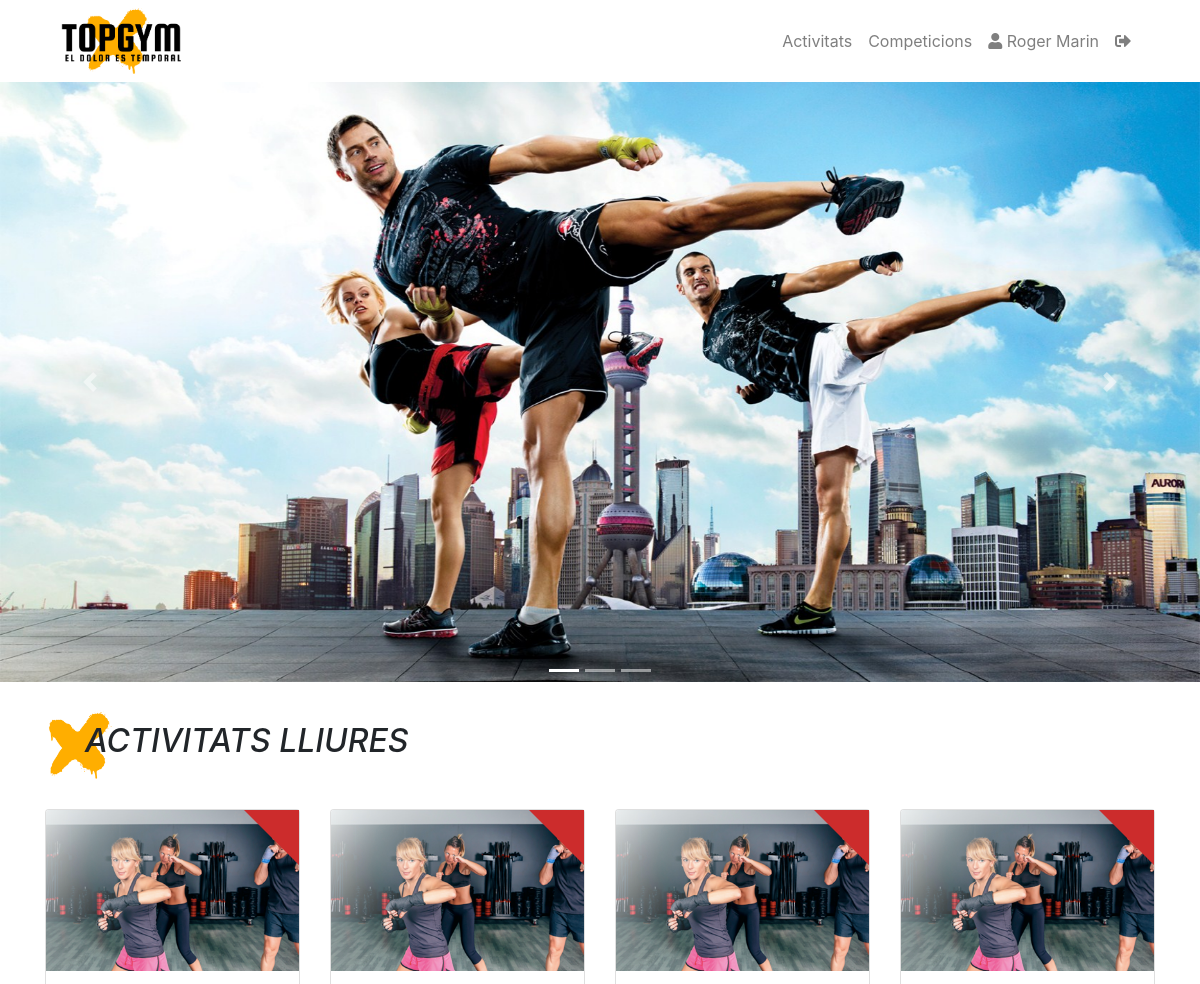
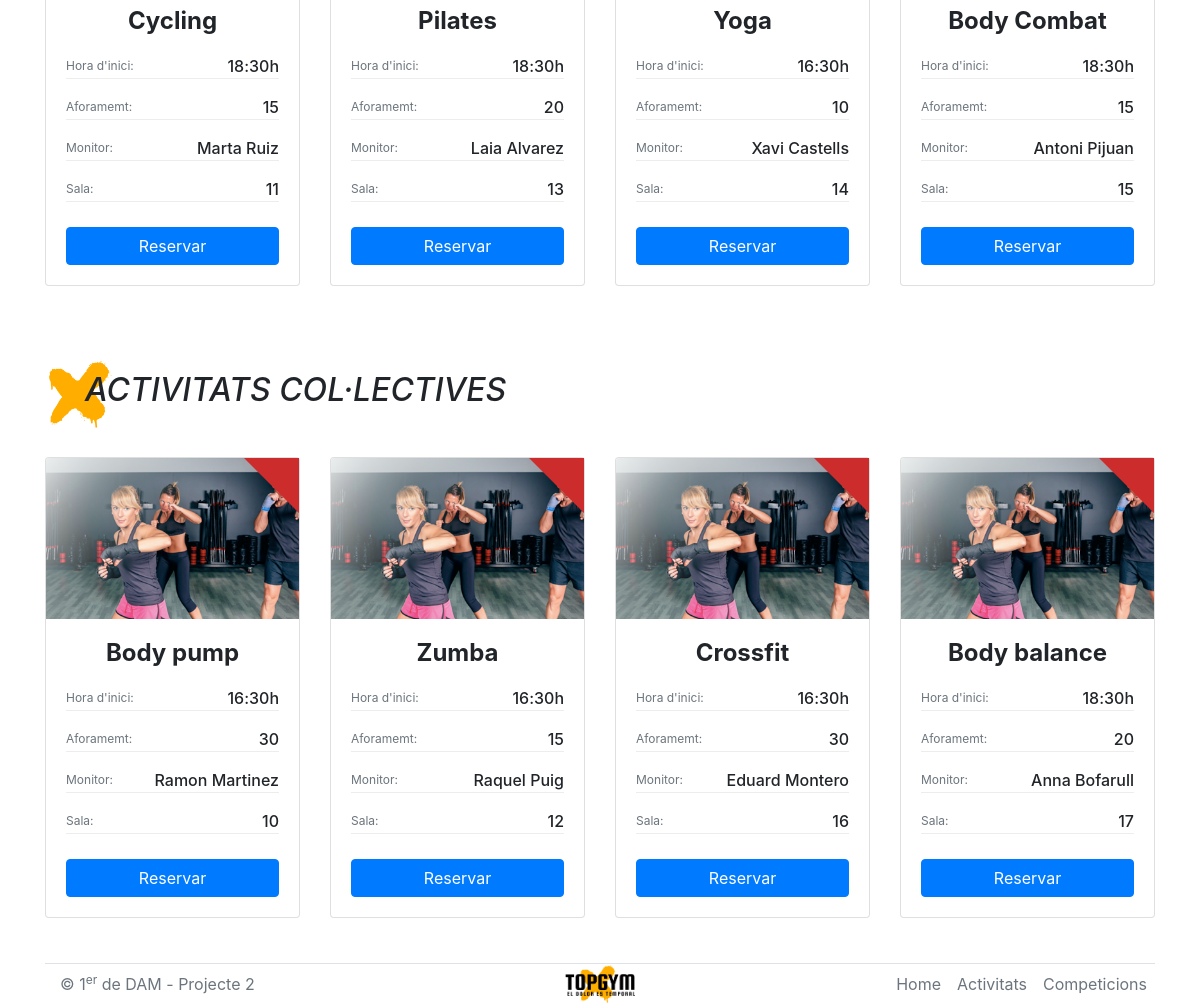
The app's page /index.php (signed in) with its own data (2 pictures, top to bottom).
### tables this page shows
create table activitat (
id integer auto_increment,
nom VARCHAR (255) not null,
descripcio VARCHAR (255),
color VARCHAR (50) not null,
durada_sessio integer not null,  
primary key (id)
);

create table sala (
num integer,
descripcio varchar(255),
aforament_max int not null,
primary key (num)
);

create table monitor (
dni varchar(9),
nom varchar(30) not null,
cognom varchar(30) not null,
tel_personal integer(9) not null,
tel_fix integer(9),
salari double not null,
num integer,
primary key (dni),
FOREIGN KEY (num) REFERENCES sala(num)
);

### php.php (called while the page is built, shortened)
<?php
    function con() {
        $con = new mysqli('localhost', 'root', 'root', 'db_gimnas', '3307');
        return $con;
    }
    function infoActivitatsLliures() {
        $sql = "SELECT a.nom AS activitat, TIME_FORMAT(b.hora, '%H:%i') AS hora, c.num, c.aforament_max, d.nom, d.cognom, a.color
                FROM activitat a, es_fa b, sala c, monitor d
                WHERE a.id = b.id AND
                b.num = c.num AND
                d.num = c.num AND
                a.id IN
                    (SELECT *
                    FROM activitat_lliure)";
        $result = con()->query($sql);
        return $result;
    }
    function infoActivitatsColectives() {
        $sql = "SELECT a.nom AS activitat, TIME_FORMAT(b.hora, '%H:%i') AS hora, c.num, c.aforament_max, d.nom, d.cognom, a.color
                FROM activitat a, es_fa b, sala c, monitor d
                WHERE a.id = b.id AND
                b.num = c.num AND
                d.num = c.num AND
                a.id IN
                    (SELECT *
                    FROM activitat_colectiva);";
        $result = con()->query($sql);
        return $result;
    }
?>

### index.php (the view, shortened to what this page needs)
<?php
    include 'php.php';
?>
<!DOCTYPE html>
<html lang="es">
<head>
    <link rel="stylesheet" href="src/css/reset.css"/>
    <link rel="stylesheet" href="src/css/bootstrap-4.6.1/bootstrap.min.css"/>
    <link rel="stylesheet" href="src/css/fontawesome/all.min.css"/>
    <link rel="stylesheet" href="src/css/style.css"/>
</head>
<body>
    <header>
        <div class="container">
            <nav class="navbar navbar-light navbar-expand-sm">
                <a class="logo" href="index.php">
                    <img src="src/img/logo-v4.png" class="img-fluid" alt="Top gym - El dolor es temporal">
                </a>
                <div class="collapse navbar-collapse justify-content-sm-end" id="burguerMenu">
                    <ul class="navbar-nav">
                        <li class="nav-item">
                            <a class="nav-link" href="#activitats">Activitats</a>
                        </li>
                        <li class="nav-item">
                            <a class="nav-link" href="competicions.xml">Competicions</a>
                        </li>
                        <?php if (empty($_SESSION['usuari'])) {?>
                        <li class="nav-item">
                            <a class="nav-link" href="login.php">Entrar</a>
                        </li>
                        <?php } else {?>
                        <li class="nav-item">
                            <a class="nav-link" href="fitxa.php"><i class="fa fa-user" aria-hidden="true"></i><?php echo ' ' .$_SESSION['nom'] . ' ' . $_SESSION['cognom'] ?></a>
                        </li>
                        <?php }?>
                        <?php if (!empty($_SESSION['usuari'])) {?>
                        <li class="nav-item">
                            <a class="nav-link" href="tancar.php">
                                <i class="fas fa-sign-out-alt"></i>
                            </a>
                        </li>
                        <?php }?>
                    </ul>
                </div>
            </nav>
        </div>
    </header>
    <main>
        <div id="carouselIndicators" class="carousel slide" data-ride="carousel">
            <ol class="carousel-indicators">
                <li data-target="#carouselIndicators" data-slide-to="0" class="active"></li>
                <li data-target="#carouselIndicators" data-slide-to="1"></li>
                <li data-target="#carouselIndicators" data-slide-to="2"></li>
            </ol>
            <div class="carousel-inner">
                <div class="carousel-item active">
                    <img class="d-block w-100" src="src/img/slider-1.jpg" alt="First slide">
                </div>
            </div>
            <a class="carousel-control-prev" href="#carouselIndicators" role="button" data-slide="prev">
                <span class="carousel-control-prev-icon" aria-hidden="true"></span>
            </a>
            <a class="carousel-control-next" href="#carouselIndicators" role="button" data-slide="next">
                <span class="carousel-control-next-icon" aria-hidden="true"></span>
            </a>
        </div>
        <div class="container" id="activitats">
            <div class="home-title">
                <h2>Activitats lliures</h2>
            </div>
            <section class="row card-section">
            <?php $result = infoActivitatsLliures(); while ($row = $result->fetch_assoc()) { ?>
                <div class="col-12 col-sm-6 col-md-3">
                    <div class="card" >
                        <figure>
                            <img src="src/img/x.png" class="card-img-top " alt="...">
                            <span class="color-x"></span>
                        </figure>
                        <div class="card-body">
                            <h2 class="h4"><?php echo $row['activitat']?></h2>
                            <p class="card-text"><span class="text-muted text-size-sm">Hora d'inici:</span><span><?php echo $row['hora'] . 'h'?></span></p>
                            <p class="card-text"><span class="text-muted text-size-sm">Aforamemt:</span><span><?php echo $row['aforament_max']?></span></p>
                            <p class="card-text"><span class="text-muted text-size-sm">Monitor:</span><span><?php echo $row['nom'] . ' ' . $row['cognom']?></span></p>
                            <p class="card-text"><span class="text-muted text-size-sm">Sala:</span><span><?php echo $row['num']?></span></p>
                            <button class="btn btn-primary" type="button">
                                Reservar
                            </button>
                        </div>
                      </div>
                </div>
            <?php }?>
            </section>
            <div class="home-title">
                <h2>Activitats col·lectives</h2>
            </div>
            <section class="row card-section">
            <?php $result = infoActivitatsColectives(); while ($row = $result->fetch_assoc()) { ?>
                <div class="col-12 col-sm-6 col-md-3">
                    <div class="card" >
                    <figure>
                            <img src="src/img/x.png" class="card-img-top " alt="...">
                            <span class="color-x"></span>
                        </figure>
                        <div class="card-body">
                            <h2 class="h4"><?php echo $row['activitat']?></h2>
                            <p class="card-text"><span class="text-muted text-size-sm">Hora d'inici:</span><span><?php echo $row['hora'] . 'h'?></span></p>
                            <p class="card-text"><span class="text-muted text-size-sm">Aforamemt:</span><span><?php echo $row['aforament_max']?></span></p>
                            <p class="card-text"><span class="text-muted text-size-sm">Monitor:</span><span><?php echo $row['nom'] . ' ' . $row['cognom']?></span></p>
                            <p class="card-text"><span class="text-muted text-size-sm">Sala:</span><span><?php echo $row['num']?></span></p>
                            <button class="btn btn-primary btn-reserva" type="button">
                                Reservar
                            </button>
                        </div>
                      </div>
                </div>
            <?php }?>
            </section>
        </div>
    </main>
    <div class="container">
        <footer class="d-flex flex-wrap border-top">
            <p class="col-md-5 mb-0 text-muted">© 1<sup>er</sup> de DAM - Projecte 2</p>
            <a class="logo" href="index.php">
                <img src="src/img/logo-v4.png" class="img-fluid" alt="Top gym - El dolor es temporal">
            </a>
            <ul class="nav col-md-5">
                <li class="nav-item"><a href="index.php" class="nav-link px-2 text-muted">Home</a></li>
                <li class="nav-item"><a href="#activitats" class="nav-link px-2 text-muted">Activitats</a></li>
                <li class="nav-item"><a href="competicions.xml" class="nav-link px-2 text-muted">Competicions</a></li>
            </ul>
        </footer>
    </div>
</body>
</html>

### src/css/style.css (style rules this page uses)
.h4 { font-size: 1.5rem; font-weight: bold; }
.text-size-sm { font-size: 12px; }
.navbar-nav { align-items: center; }
.navbar .logo { width: 120px; }
footer .logo { width: 70px; }
.carousel-item img { min-height: 268px; max-height: 600px; }
.home-title { padding: 40px 0; text-transform: uppercase; text-indent: 40px; font-style: italic; background: url(../img/logoX.png) no-repeat left center; background-size: 70px; }
.card-section { margin-bottom: 20px; }
.card { margin-bottom: 25px; }
.card figure { position: relative; margin-bottom: 0; }
span.color-x { width: 0; height: 0; border-left: 55px solid transparent; border-right: 0px solid transparent; border-top: 55px solid rgb(204, 44, 44); position: absolute; top: 0; right: 0; }
.card-body h2 { text-align: center; margin-bottom: 18px; }
.card-body p.card-text { display: flex; justify-content: space-between; align-items: center; border-bottom: 1px solid #ededed; }
.card-body p:nth-last-child(2) { margin-bottom: 25px; }
.card-body p.card-text span+span { font-weight: 500; }
.card-body button { width: 100%; }
footer { justify-content: center; align-items: center; }
footer p { text-align: center; order: 2; }
footer .logo { display: none; }
footer ul.nav { justify-content: center; }
@media (min-width: 768px) { .carousel-item img { min-height: 600px; max-height: 600px; } }
@media (min-width: 768px) { footer { justify-content: space-between; } }
@media (min-width: 768px) { footer p { text-align: left; order: 1; } }
@media (min-width: 768px) { footer .logo { display: block; order: 2; } }
@media (min-width: 768px) { footer ul.nav { justify-content: end; order: 3; } }

### records on screen
activitat: nom "Cycling", hora "18:30", sala.aforament_max "15", monitor.nom "Marta", monitor.cognom "Ruiz", sala.num "11"
activitat: nom "Pilates", hora "18:30", sala.aforament_max "20", monitor.nom "Laia", monitor.cognom "Alvarez", sala.num "13"
activitat: nom "Yoga", hora "16:30", sala.aforament_max "10", monitor.nom "Xavi", monitor.cognom "Castells", sala.num "14"
activitat: nom "Body Combat", hora "18:30", sala.aforament_max "15", monitor.nom "Antoni", monitor.cognom "Pijuan", sala.num "15"
activitat: nom "Body pump", hora "16:30", sala.aforament_max "30", monitor.nom "Ramon", monitor.cognom "Martinez", sala.num "10"
activitat: nom "Zumba", hora "16:30", sala.aforament_max "15", monitor.nom "Raquel", monitor.cognom "Puig", sala.num "12"
activitat: nom "Crossfit", hora "16:30", sala.aforament_max "30", monitor.nom "Eduard", monitor.cognom "Montero", sala.num "16"
activitat: nom "Body balance", hora "18:30", sala.aforament_max "20", monitor.nom "Anna", monitor.cognom "Bofarull", sala.num "17"

### other values on screen
$_SESSION['nom'] "Roger"
$_SESSION['cognom'] "Marin"
